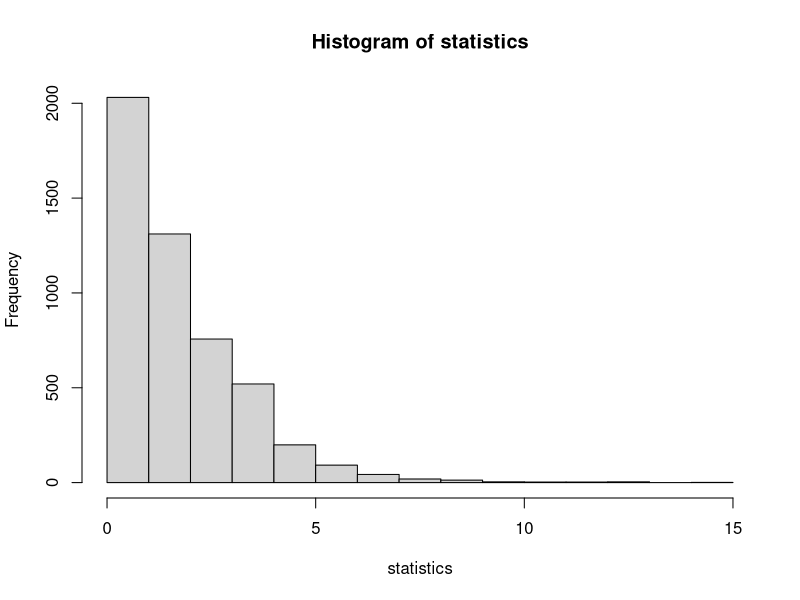
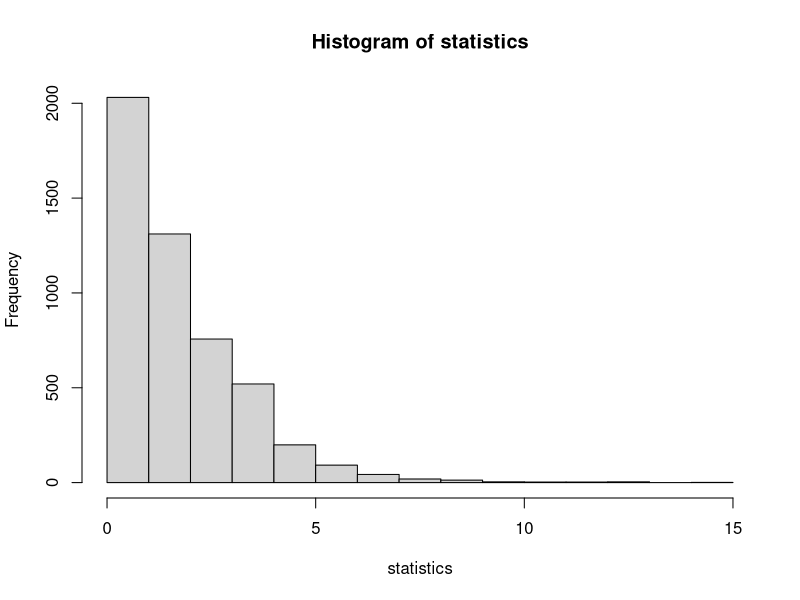
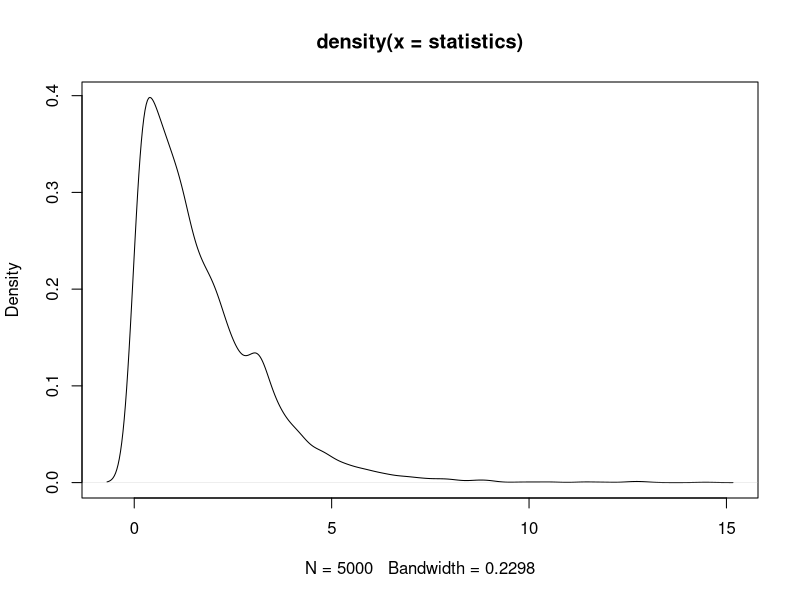
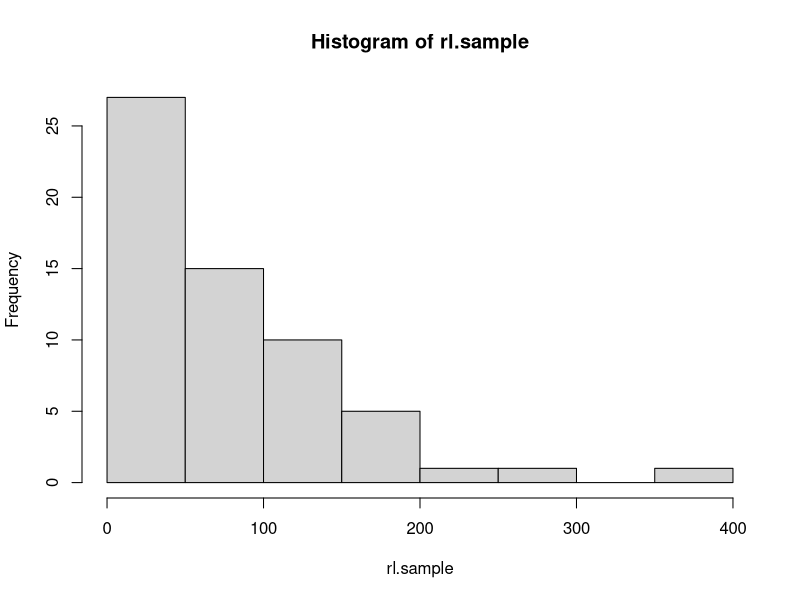
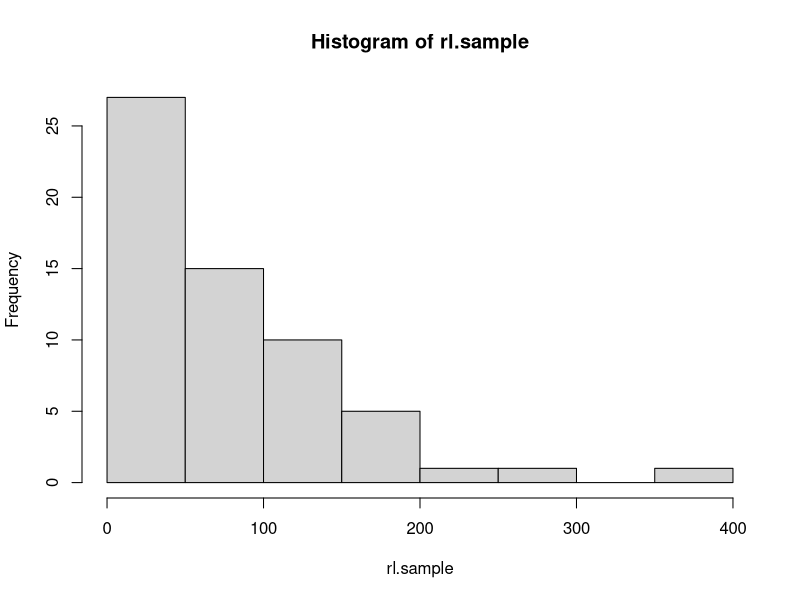
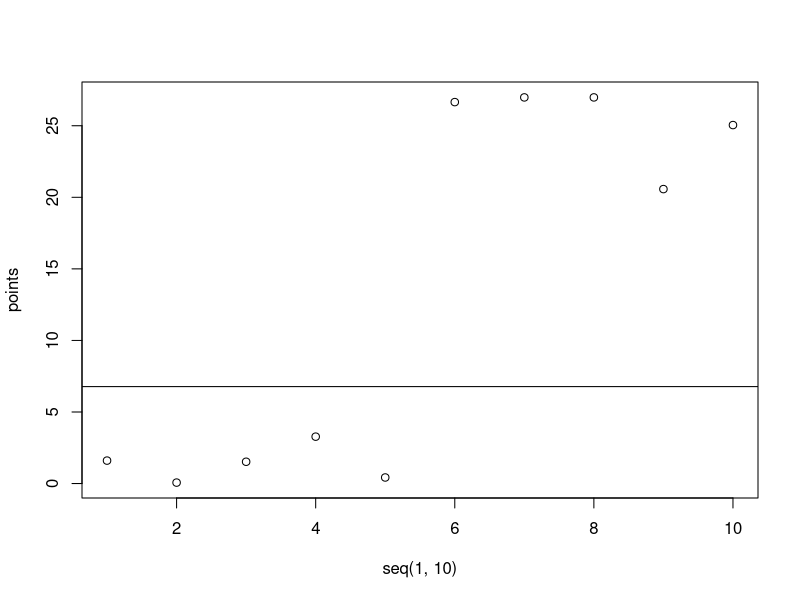

R code for these plots, in order:
Tabc=function(x1,x2,alt,B=1000){
  x=c(x1,x2)
  n1=length(x1)
  n2=length(x2)
  n=n1+n2
  mediana=median(x) 
  ranghi=rank(x)
  ta.ob=sum(x1)-sum(x2)
  tb.ob=length(x1[x1>=mediana])-length(x2[x2>=mediana])
  tc.ob=sum(ranghi[1:n1])-sum(ranghi[(n1+1):n])
  ta.perm=vector(,B)
  tb.perm=vector(,B)
  tc.perm=vector(,B)
  tabc.perm=vector(,B)
  
  for (b in 1:B){
    x.perm=sample(x)
    x1.perm=x.perm[1:n1]
    x2.perm=x.perm[(n1+1):(n1+n2)]
    ranghi.perm=rank(x.perm)
    ta.perm[b]=sum(x1.perm)-sum(x2.perm)
    tb.perm[b]=length(x1.perm[x1.perm>=mediana])-length(x2.perm[x2.perm>=mediana])
    tc.perm[b]=sum(ranghi.perm[1:n1])-sum(ranghi.perm[(n1+1):n])
  }
  
  if (alt=="greater") {
    pv.ta.ob=length(ta.perm[ta.perm>=ta.ob])/B
    pv.tb.ob=length(tb.perm[tb.perm>=tb.ob])/B
    pv.tc.ob=length(tc.perm[tc.perm>=tc.ob])/B
  }
  if (alt=="less") {
    pv.ta.ob=length(ta.perm[ta.perm<=ta.ob])/B
    pv.tb.ob=length(tb.perm[tb.perm<=tb.ob])/B
    pv.tc.ob=length(tc.perm[tc.perm<=tc.ob])/B
  }
  if (alt=="two.sided") {
    pv.ta.ob=length(abs(ta.perm)[abs(ta.perm)>=abs(ta.ob)])/B
    pv.tb.ob=length(abs(tb.perm)[abs(tb.perm)>=abs(tb.ob)])/B
    pv.tc.ob=length(abs(tc.perm)[abs(tc.perm)>=abs(tc.ob)])/B
  }
  
  tabc.ob=min(pv.ta.ob,pv.tb.ob,pv.tc.ob)

  return (tabc.ob)
}


lepage.stat=function(x1,x2){
  enne1=length(x1)
  enne2=length(x2)
  enne=enne1+enne2
  e.w=enne1*(enne+1)/2
  v.w=enne1*enne2*(enne+1)/12
  e.a=enne1*(enne+2)/4
  v.a=enne1*enne2*(enne+2)*(enne-2)/48/(enne-1)
  w.o=as.numeric(wilcox.test(x1,x2,exact=FALSE)[1])+enne1*(enne1+1)/2
  a.o=as.numeric(ansari.test(x1,x2,exact=FALSE,alternative="two.sided")[1])
  wp.o=(w.o-e.w)^2/v.w
  ap.o=(a.o-e.a)^2/v.a
  lepage=wp.o+ap.o
}  





# Fix the reference sample of size m=100
m = 100
X = rnorm(m)

# Monte carlo simulation with n = 10
n = 5
nsim = 5000
nperm = 500
statistics = c()
for (i in 1:nsim){
  Y = rnorm(n)
  # s = Tabc (X,Y,"two.sided", nperm)
  s = lepage.stat (X,Y)
  statistics = append(statistics, s)
}

plot(hist(statistics))
plot(density(statistics))
print(sprintf("Distinct: %d",  length(unique(statistics))))

# Find quantile corresponding to desired ARL

my_quantile <- function(x, prob) {
  if (is.unsorted(x)) x <- sort(x)
  n <- length(x)
  approx(seq(0, 1, length = n), x, prob)$y
}

ARL = 90
prob = 1/ARL

UCL = my_quantile(statistics, 1 - prob)

print(UCL)

# Simulate again to check UCL and LCL against desired ARL
rl.sample = c()
rl = 0
for (i in 1:nsim){
  Y = rnorm(n)
  st = lepage.stat (X,Y)
  if (st < UCL ){
    rl = rl + 1
  } else {
    rl.sample = append(rl.sample, rl)
    rl = 0
  }
}

print(mean(rl.sample))
plot(hist(rl.sample))

#Simulate shift in the mean
points = c()
for (i in 1:5){
  Y = rnorm(n, mean = 0 )
  st = lepage.stat (X,Y)
  points = append(points, st)
}
for (i in 1:5){
  Y = rnorm(n, mean = 3 )
  st = lepage.stat (X,Y)
  points = append(points, st)
}
plot(seq(1,10),points)
abline(h = UCL)

